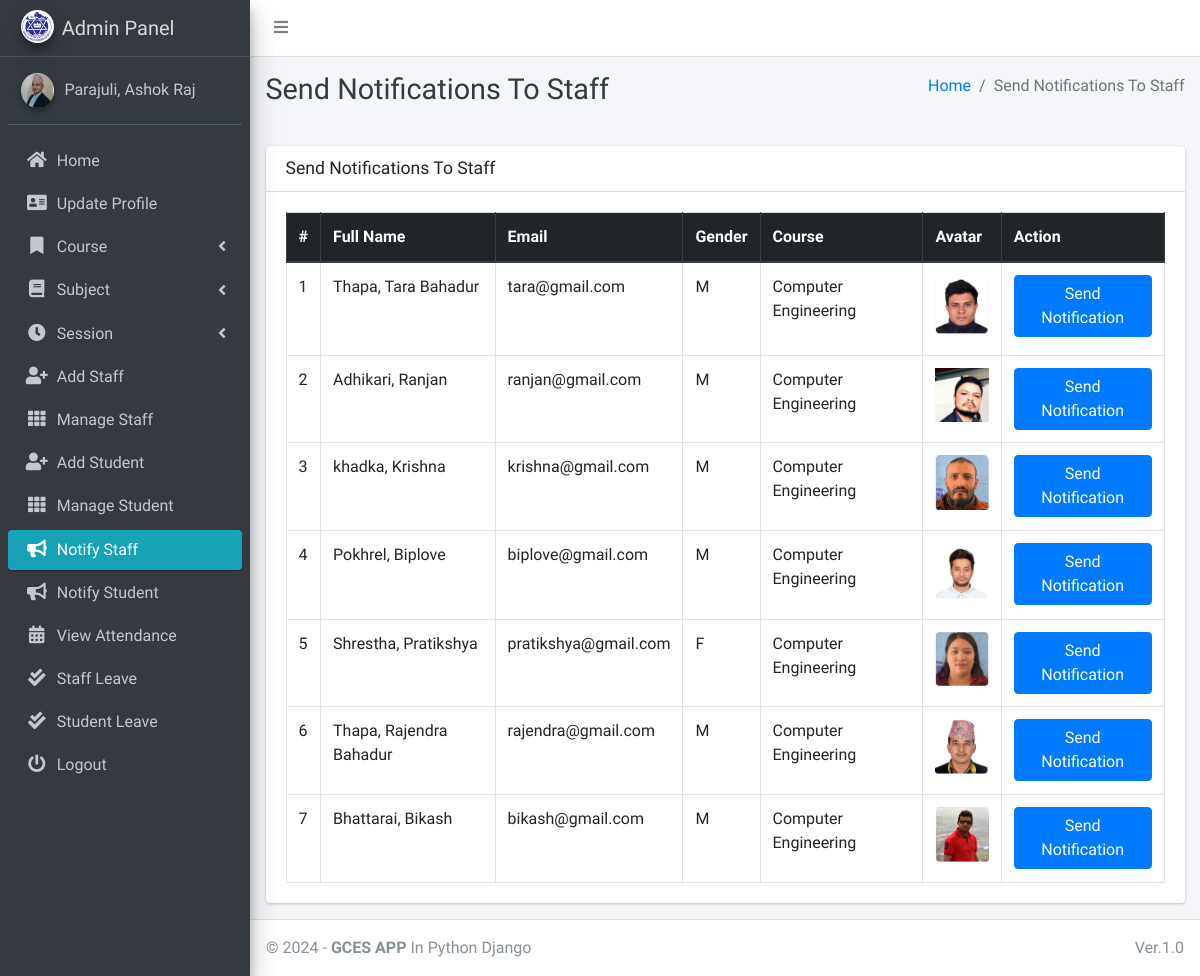
The page /admin_notify_staff (signed in) on the database its author committed.
### main_app/models.py (models this page shows, shortened)
class CustomUser(AbstractUser):
    USER_TYPE = ((1, "HOD"), (2, "Staff"), (3, "Student"))
    GENDER = [("M", "Male"), ("F", "Female")]
    username = None  # Removed username, using email instead
    email = models.EmailField(unique=True)
    user_type = models.CharField(default=1, choices=USER_TYPE, max_length=1)
    gender = models.CharField(max_length=1, choices=GENDER)
    profile_pic = models.ImageField()
    address = models.TextField()
    fcm_token = models.TextField(default="")  # For firebase notifications
    created_at = models.DateTimeField(auto_now_add=True)
    updated_at = models.DateTimeField(auto_now=True)
    USERNAME_FIELD = "email"
    REQUIRED_FIELDS = []
    objects = CustomUserManager()
    def __str__(self):
        return self.last_name + ", " + self.first_name

class Staff(models.Model):
    course = models.ForeignKey(Course, on_delete=models.DO_NOTHING, null=True, blank=False)
    admin = models.OneToOneField(CustomUser, on_delete=models.CASCADE)

class Course(models.Model):
    name = models.CharField(max_length=120)
    created_at = models.DateTimeField(auto_now_add=True)
    updated_at = models.DateTimeField(auto_now=True)

### main_app/hod_views.py (the view)
# urls.py: path("admin_notify_staff", hod_views.admin_notify_staff,
def admin_notify_staff(request):
    staff = CustomUser.objects.filter(user_type=2)
    context = {
        'page_title': "Send Notifications To Staff",
        'allStaff': staff
    }
    return render(request, "hod_template/staff_notification.html", context)

### main_app/templates/hod_template/staff_notification.html (shortened to what this page needs)
{% extends 'main_app/base.html' %}
{% load static %}
{% block page_title %}{{page_title}}{% endblock page_title %}
{% block content %}
<section class="content">
    <div class="container-fluid">
        <div class="row">
            <div class="col-md-12">
                <div class="card">
                    <div class="card-header">
                        <h3 class="card-title">{{page_title}}</h3>
                    </div>
                    <div class="card-body">
                        <table id="example2" class="table table-bordered table-hover">
                            <thead class="thead-dark">
                                <tr>
                                    <th>#</th>
                                    <th>Full Name</th>
                                    <th>Email</th>
                                    <th>Gender</th>
                                    <th>Course</th>
                                    <th>Avatar</th>
                                    <th>Action</th>
                                </tr>
                            </thead>
                            <tbody>
                                {% for staff in allStaff %}
                                <tr>
                                    <td>{{ forloop.counter }}</td>
                                    <td>{{staff.last_name}}, {{staff.first_name}}</td>
                                    <td>{{staff.email}}</td>
                                    <td>{{staff.gender}}</td>
                                    <td>{{staff.staff.course.name}}</td>
                                    <td>
                                        {% if staff.profile_pic == ""  %}
                                        No Image
                                        {% else %}
                                        <img class="img img-fluid mb-2" height="56" width="56"
                                            src="{{staff.profile_pic}}" alt="">
                                        {% endif %}
                                    </td>
                                    <td><button data-toggle = "modal" data-target = "#myModal"class="btn btn-primary show_notification" value="{{staff.id}}">Send Notification</button>
                                    </td>
                                </tr>
                                {% endfor %}
                            </tbody>
                        </table>
                    </div>
                </div>
            </div>
        </div>
    </div>
</section>
{% endblock content %}

### main_app/templates/main_app/sidebar_template.html (shortened to what this page needs)
{% load static %}
<aside class="main-sidebar sidebar-dark-info elevation-4">
    {% if request.user.user_type == '1' %}
    <a href="{% url 'admin_home' %}" class="brand-link">
        <img src="{% static 'dist/img/gces.png' %} " alt="AdminLTE Logo"
            class="brand-image img-circle elevation-3" >
        <span class="brand-text font-weight-light">Admin Panel</span>
    </a>
    <div class="sidebar">
        <div class="user-panel mt-3 pb-3 mb-3 d-flex">
            <div class="image">
                <img src="{{ request.user.profile_pic}}" class="img-circle elevation-2" alt="User Image">
            </div>
            <div class="info">
                <a href="#" class="d-block">{{user}}</a>
            </div>
        </div>
        <nav class="mt-2">
            <ul class="nav nav-pills nav-sidebar flex-column" data-widget="treeview" role="menu" data-accordion="false">
                <li class="nav-item">
                    {% url 'admin_home' as admin_home %}
                    <a href="{{admin_home}}" class="nav-link {% if admin_home == request.path %} active {% endif %}">
                        <i class="nav-icon fas fa-home"></i>
                        <p>
                            Home
                        </p>
                    </a>
                </li>
                <li class="nav-item">
                    {% url 'admin_view_profile' as admin_view_profile %}
                    <a href="{{admin_view_profile}}"
                        class="nav-link {% if admin_view_profile == request.path %} active {% endif %}">
                        <i class="nav-icon fas fa-address-card"></i>
                        <p>
                            Update Profile
                        </p>
                    </a>
                </li>
                <li class="nav-item has-treeview">
                    <a href="#" class="nav-link">
                        <i class="nav-icon fas fa-bookmark"></i>
                        <p>
                            Course
                            <i class="fas fa-angle-left right"></i>
                        </p>
                    </a>
                </li>
                <li class="nav-item has-treeview">
                    <a href="#" class="nav-link">
                        <i class="nav-icon fas fa-book"></i>
                        <p>
                            Subject
                            <i class="fas fa-angle-left right"></i>
                        </p>
                    </a>
                </li>
                <li class="nav-item has-treeview">
                    <a href="#" class="nav-link">
                        <i class="nav-icon fas fa-clock"></i>
                        <p>
                            Session
                            <i class="fas fa-angle-left right"></i>
                        </p>
                    </a>
                </li>
                <li class="nav-item">
                    {% url 'add_staff' as add_staff %}
                    <a href="{{add_staff}}" class="nav-link {% if add_staff == request.path %} active {% endif %}">
                        <i class="nav-icon fas fa-user-plus"></i>
                        <p>
                            Add Staff
                        </p>
                    </a>
                </li>
                <li class="nav-item">
                    {% url 'manage_staff' as manage_staff %}
                    {% url 'edit_staff' staff_id as edit_staff %}
                    <a href="{{manage_staff}}"
                        class="nav-link {% if manage_staff == request.path or request.path == edit_staff %} active {% endif %}">
                        <i class="nav-icon fas fa-th"></i>
                        <p>
                            Manage Staff
                        </p>
                    </a>
                </li>
                <li class="nav-item">
                    {% url 'add_student' as add_student%}
                    <a href="{{add_student}}" class="nav-link  {% if add_student == request.path %} active {% endif %}">
                        <i class="nav-icon fas fa-user-plus"></i>
                        <p>
                            Add Student
                        </p>
                    </a>
                </li>
                <li class="nav-item">
                    {% url 'manage_student' as manage_student %}
                    {% url 'edit_student' student_id as edit_student %}
                    <a href="{{manage_student}}"
                        class="nav-link  {% if edit_student == request.path or manage_student == request.path %} active {% endif %}">
                        <i class="nav-icon fas fa-th"></i>
                        <p>
                            Manage Student
                        </p>
                    </a>
                </li>
                <li class="nav-item">
                    {% url 'admin_notify_staff' as admin_notify_staff %}
                    <a href="{{admin_notify_staff}}"
                        class="nav-link {% if admin_notify_staff == request.path %} active {% endif %}">
                        <i class="nav-icon fas fa-bullhorn"></i>
                        <p>
                            Notify Staff
                        </p>
                    </a>
                </li>
                <li class="nav-item">
                    {% url 'admin_notify_student' as admin_notify_student %}
                    <a href="{{admin_notify_student}}"
                        class="nav-link {% if admin_notify_student == request.path %} active {% endif %}">
                        <i class="nav-icon fas fa-bullhorn"></i>
                        <p>
                            Notify Student
                        </p>
                    </a>
                </li>
                <li class="nav-item">
                    {% url 'admin_view_attendance' as admin_view_attendance %}
                <li class="nav-item">
                    <a href="{{admin_view_attendance}}"
                        class="nav-link  {% if admin_view_attendance == request.path %} active {% endif %}">
                        <i class="nav-icon fas fa-calendar-alt"></i>
                        <p>
                            View Attendance
                        </p>
                    </a>
                </li>
                <li class="nav-item">
                    {% url 'view_staff_leave' as view_staff_leave %}
                    <a href="{{view_staff_leave}}"
                        class="nav-link  {% if view_staff_leave == request.path %} active {% endif %}">
                        <i class="nav-icon fas fa-check-double"></i>
                        <p>
                            Staff Leave
                        </p>
                    </a>
                </li>
                <li class="nav-item">
                    {% url 'view_student_leave' as view_student_leave %}
                    <a href="{% url 'view_student_leave' %}"
                        class="nav-link  {% if view_student_leave == request.path %} active {% endif %}">
                        <i class="nav-icon fas fa-check-double"></i>
                        <p>
                            Student Leave
                        </p>
                    </a>
                </li>
                                        {% endif %}
                                        <li class="nav-item">
                                            <a href="{% url 'user_logout' %}"
                                                onclick="return confirm('Your session would be terminated.\n\nProceed?')"
                                                class="nav-link">
                                                <i class="nav-icon fas fa-power-off"></i>
                                                <p>
                                                    Logout
                                                </p>
                                            </a>
                                        </li>
                                    </ul>
                                </nav>
                            </div>
</aside>

### rows shown on the page
CustomUser: last_name+first_name "Parajuli, Ashok Raj"
CustomUser: last_name "Thapa", first_name "Tara Bahadur", email "tara@gmail.com", gender "M", staff.course.name "Computer Engineering", shows a picture
CustomUser: last_name "Adhikari", first_name "Ranjan", email "ranjan@gmail.com", gender "M", staff.course.name "Computer Engineering", profile_pic (picture)
CustomUser: last_name "khadka", first_name "Krishna", email "krishna@gmail.com", gender "M", staff.course.name "Computer Engineering", shows a picture
CustomUser: last_name "Pokhrel", first_name "Biplove", email "biplove@gmail.com", gender "M", staff.course.name "Computer Engineering", shows a picture
CustomUser: last_name "Shrestha", first_name "Pratikshya", email "pratikshya@gmail.com", gender "F", staff.course.name "Computer Engineering", shows a picture
CustomUser: last_name "Thapa", first_name "Rajendra Bahadur", email "rajendra@gmail.com", gender "M", staff.course.name "Computer Engineering", shows a picture
CustomUser: last_name "Bhattarai", first_name "Bikash", email "bikash@gmail.com", gender "M", staff.course.name "Computer Engineering", shows a picture

### other values the page prints
{{ page_title }} "Send Notifications To Staff"
